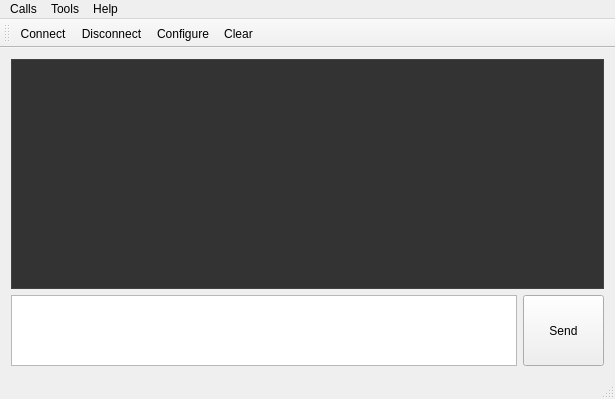
<?xml version="1.0" encoding="UTF-8"?>
<ui version="4.0">
 <class>MainWindow</class>
 <widget class="QMainWindow" name="MainWindow">
  <property name="windowModality">
   <enum>Qt::NonModal</enum>
  </property>
  <property name="geometry">
   <rect>
    <x>0</x>
    <y>0</y>
    <width>615</width>
    <height>399</height>
   </rect>
  </property>
  <property name="windowTitle">
   <string>Serial Assistance</string>
  </property>
  <widget class="QWidget" name="centralWidget">
   <layout class="QGridLayout" name="gridLayout_2">
    <item row="0" column="0" colspan="2">
     <widget class="Console" name="recvTextEdit">
      <property name="sizePolicy">
       <sizepolicy hsizetype="Expanding" vsizetype="Expanding">
        <horstretch>0</horstretch>
        <verstretch>0</verstretch>
       </sizepolicy>
      </property>
      <property name="palette">
       <palette>
        <active>
         <colorrole role="Base">
          <brush brushstyle="SolidPattern">
           <color alpha="255">
            <red>51</red>
            <green>51</green>
            <blue>51</blue>
           </color>
          </brush>
         </colorrole>
         <colorrole role="Window">
          <brush brushstyle="SolidPattern">
           <color alpha="255">
            <red>86</red>
            <green>86</green>
            <blue>86</blue>
           </color>
          </brush>
         </colorrole>
        </active>
        <inactive>
         <colorrole role="Base">
          <brush brushstyle="SolidPattern">
           <color alpha="255">
            <red>51</red>
            <green>51</green>
            <blue>51</blue>
           </color>
          </brush>
         </colorrole>
         <colorrole role="Window">
          <brush brushstyle="SolidPattern">
           <color alpha="255">
            <red>86</red>
            <green>86</green>
            <blue>86</blue>
           </color>
          </brush>
         </colorrole>
        </inactive>
        <disabled>
         <colorrole role="Base">
          <brush brushstyle="SolidPattern">
           <color alpha="255">
            <red>86</red>
            <green>86</green>
            <blue>86</blue>
           </color>
          </brush>
         </colorrole>
         <colorrole role="Window">
          <brush brushstyle="SolidPattern">
           <color alpha="255">
            <red>86</red>
            <green>86</green>
            <blue>86</blue>
           </color>
          </brush>
         </colorrole>
        </disabled>
       </palette>
      </property>
      <property name="font">
       <font>
        <family>微软雅黑</family>
       </font>
      </property>
      <property name="styleSheet">
       <string notr="true"/>
      </property>
      <property name="readOnly">
       <bool>true</bool>
      </property>
     </widget>
    </item>
    <item row="1" column="0">
     <widget class="Console" name="sendTextEdit">
      <property name="sizePolicy">
       <sizepolicy hsizetype="Ignored" vsizetype="Ignored">
        <horstretch>0</horstretch>
        <verstretch>0</verstretch>
       </sizepolicy>
      </property>
      <property name="minimumSize">
       <size>
        <width>80</width>
        <height>71</height>
       </size>
      </property>
      <property name="font">
       <font>
        <family>微软雅黑</family>
       </font>
      </property>
     </widget>
    </item>
    <item row="1" column="1">
     <widget class="QPushButton" name="sendPushButton">
      <property name="sizePolicy">
       <sizepolicy hsizetype="Fixed" vsizetype="Fixed">
        <horstretch>0</horstretch>
        <verstretch>0</verstretch>
       </sizepolicy>
      </property>
      <property name="minimumSize">
       <size>
        <width>81</width>
        <height>71</height>
       </size>
      </property>
      <property name="maximumSize">
       <size>
        <width>16777215</width>
        <height>16777215</height>
       </size>
      </property>
      <property name="text">
       <string>Send</string>
      </property>
     </widget>
    </item>
   </layout>
  </widget>
  <widget class="QMenuBar" name="menuBar">
   <property name="geometry">
    <rect>
     <x>0</x>
     <y>0</y>
     <width>615</width>
     <height>22</height>
    </rect>
   </property>
   <widget class="QMenu" name="menuCalls">
    <property name="title">
     <string>Calls</string>
    </property>
    <addaction name="actionConnect"/>
    <addaction name="actionDisconnect"/>
    <addaction name="separator"/>
    <addaction name="actionQuit"/>
   </widget>
   <widget class="QMenu" name="menuTools">
    <property name="title">
     <string>Tools</string>
    </property>
    <addaction name="actionConfigure"/>
    <addaction name="actionClear"/>
    <addaction name="separator"/>
    <addaction name="actionOptions"/>
   </widget>
   <widget class="QMenu" name="menuHelp">
    <property name="title">
     <string>Help</string>
    </property>
    <widget class="QMenu" name="menuLanguage">
     <property name="title">
      <string>Language</string>
     </property>
     <addaction name="actionChinese"/>
     <addaction name="actionEnglish"/>
    </widget>
    <addaction name="actionAbout"/>
    <addaction name="actionAboutQt"/>
    <addaction name="separator"/>
    <addaction name="menuLanguage"/>
   </widget>
   <addaction name="menuCalls"/>
   <addaction name="menuTools"/>
   <addaction name="menuHelp"/>
  </widget>
  <widget class="QToolBar" name="mainToolBar">
   <attribute name="toolBarArea">
    <enum>TopToolBarArea</enum>
   </attribute>
   <attribute name="toolBarBreak">
    <bool>false</bool>
   </attribute>
   <addaction name="actionConnect"/>
   <addaction name="actionDisconnect"/>
   <addaction name="actionConfigure"/>
   <addaction name="actionClear"/>
  </widget>
  <widget class="QStatusBar" name="statusBar">
   <property name="sizePolicy">
    <sizepolicy hsizetype="Expanding" vsizetype="Fixed">
     <horstretch>0</horstretch>
     <verstretch>0</verstretch>
    </sizepolicy>
   </property>
   <property name="font">
    <font>
     <family>微软雅黑</family>
    </font>
   </property>
   <property name="contextMenuPolicy">
    <enum>Qt::DefaultContextMenu</enum>
   </property>
   <property name="autoFillBackground">
    <bool>false</bool>
   </property>
   <property name="sizeGripEnabled">
    <bool>true</bool>
   </property>
  </widget>
  <action name="actionAbout">
   <property name="text">
    <string>&amp;About</string>
   </property>
   <property name="toolTip">
    <string>About program</string>
   </property>
   <property name="shortcut">
    <string>Alt+A</string>
   </property>
  </action>
  <action name="actionAboutQt">
   <property name="text">
    <string>About Qt</string>
   </property>
  </action>
  <action name="actionConnect">
   <property name="icon">
    <iconset resource="../../terminal.qrc">
     <normaloff>:/images/connect.png</normaloff>:/images/connect.png</iconset>
   </property>
   <property name="text">
    <string>C&amp;onnect</string>
   </property>
   <property name="toolTip">
    <string>Connect to serial port</string>
   </property>
   <property name="shortcut">
    <string>Ctrl+O</string>
   </property>
  </action>
  <action name="actionDisconnect">
   <property name="icon">
    <iconset resource="../../terminal.qrc">
     <normaloff>:/images/disconnect.png</normaloff>:/images/disconnect.png</iconset>
   </property>
   <property name="text">
    <string>&amp;Disconnect</string>
   </property>
   <property name="toolTip">
    <string>Disconnect from serial port</string>
   </property>
   <property name="shortcut">
    <string>Ctrl+D</string>
   </property>
  </action>
  <action name="actionConfigure">
   <property name="icon">
    <iconset resource="../../terminal.qrc">
     <normaloff>:/images/settings.png</normaloff>:/images/settings.png</iconset>
   </property>
   <property name="text">
    <string>&amp;Configure</string>
   </property>
   <property name="toolTip">
    <string>Configure serial port</string>
   </property>
   <property name="shortcut">
    <string>Alt+C</string>
   </property>
  </action>
  <action name="actionClear">
   <property name="icon">
    <iconset resource="../../terminal.qrc">
     <normaloff>:/images/clear.png</normaloff>:/images/clear.png</iconset>
   </property>
   <property name="text">
    <string>C&amp;lear</string>
   </property>
   <property name="toolTip">
    <string>Clear data</string>
   </property>
   <property name="shortcut">
    <string>Alt+L</string>
   </property>
  </action>
  <action name="actionQuit">
   <property name="icon">
    <iconset resource="../../terminal.qrc">
     <normaloff>:/images/application-exit.png</normaloff>:/images/application-exit.png</iconset>
   </property>
   <property name="text">
    <string>&amp;Quit</string>
   </property>
   <property name="shortcut">
    <string>Ctrl+Q</string>
   </property>
  </action>
  <action name="actionOptions">
   <property name="text">
    <string>Options</string>
   </property>
  </action>
  <action name="actionChinese">
   <property name="checkable">
    <bool>true</bool>
   </property>
   <property name="text">
    <string>Chinese</string>
   </property>
  </action>
  <action name="actionEnglish">
   <property name="checkable">
    <bool>true</bool>
   </property>
   <property name="checked">
    <bool>true</bool>
   </property>
   <property name="text">
    <string>English</string>
   </property>
  </action>
 </widget>
 <layoutdefault spacing="6" margin="11"/>
 <customwidgets>
  <customwidget>
   <class>Console</class>
   <extends>QTextEdit</extends>
   <header location="global">console.h</header>
  </customwidget>
 </customwidgets>
 <resources>
  <include location="../../terminal.qrc"/>
 </resources>
 <connections/>
</ui>
